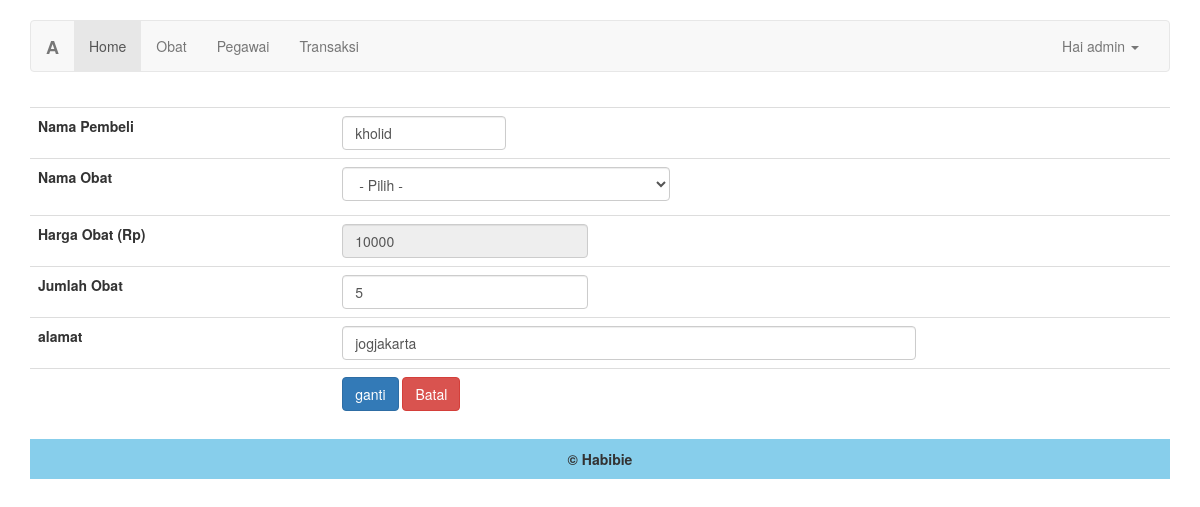
Page /edit_transaksi.php?id_transaksi=1 (signed in) on the committed database.
### tables this page shows
CREATE TABLE `data_transaksi` (
  `id_transaksi` int(11) NOT NULL,
  `nama_pelanggan` varchar(30) NOT NULL,
  `nama_obat` varchar(50) NOT NULL,
  `harga_obat` int(11) NOT NULL,
  `jumlah_obat` int(11) NOT NULL,
  `alamat` varchar(40) NOT NULL
);

### edit_transaksi.php (the view, shortened to what this page needs)
<?php
include 'koneksi.php';
if (@$_SESSION['admin']) {
	require_once 'header.php';
?>
<div class="container">
<?php
$id = mysqli_real_escape_string($koneksi, $_GET['id_transaksi']);
$transaksi = mysqli_query($koneksi, "select * from data_transaksi where id_transaksi='$id'")or die(mysql_error());
while($d=mysqli_fetch_array($transaksi)){
?>
	<form name="postform" action="aksi_edit_transaksi.php" method="post" accept-charset="utf-8">
	<table class="table table-hover" id="table">
		<tbody>
			<tr>
				<div class="form-group">
				<td>
					<label>Nama Pembeli</label>
				</td>
	 			<td>
	 				<input style="width: 20%" type="text" name="nama_pelanggan" class="form-control" value="<?=$d['nama_pelanggan'] ?>">
	 			</td>
				</div>
			</tr>
			<tr>
				<td>
				<div class="form-group">
					<label>Nama Obat</label>
				</td>
				<td>
					<select style="width: 40%" class="form-control" name="nama_obat" onchange="changeValue(this.value)">
						<option>- Pilih -</option>
					</select>
				</td>
				</div>
			<tr>
				<div class="form-group">
				<td>
					<label>Harga Obat (Rp)</label>
				</td>
				<td>
				<input style="width: 30%" type="text" name="harga_obat" class="form-control" id="harga_obat" readonly="readonly" value="<?=$d['harga_obat'] ?>">
	 			</td>
				</div>
			</tr>
			<tr>
				<div class="form-group">
				<td>
					<label>Jumlah Obat</label>
				</td>
				<td>
				<input style="width: 30%" type="text" name="jumlah_obat" class="form-control" value="<?=$d['jumlah_obat'] ?>">
	 			</td>
				</div>
			</tr>
			<tr>
				<div class="form-group">
				<td>
					<label>alamat</label>
				</td>
				<td>
				<input style="width: 70%" type="text" name="alamat" class="form-control" value="<?=$d['alamat'] ?>">
	 			</td>
				</div>
			</tr>
			<tr>
				<div class="form-group">
				<td></td>
				<td>
					<input type="submit" name="simpan" value="ganti" class="btn btn-primary">
					<a href="transaksi.php" class="btn btn-danger">Batal</a>
	 			</td>
				</div>
			</tr>
<?php } ?>
<?php
require_once 'footer.php';
}else {
	header("location:index.php");
}
?>

### header.php (shortened to what this page needs)
<!DOCTYPE html>
<html lang="en">
  <head>
    <link href="css/bootstrap.min.css" rel="stylesheet">
    <link rel="stylesheet" type="text/css" href="css/dataTables.bootstrap.min.css">
    <link href="navbar.css" rel="stylesheet">
  </head>
  <body>
    <div class="container">
      <nav class="navbar navbar-default">
        <div class="container-fluid">
          <div class="navbar-header">
            <a class="navbar-brand" href="#"><B>A</B></a>
          </div>
          <div id="navbar" class="navbar-collapse collapse">
            <ul class="nav navbar-nav">
              <li class="active"><a href="home.php">Home</a></li>
              <li><a href="obat.php">Obat</a></li>
              <li><a href="pegawai.php">Pegawai</a></li>
              <li><a href="transaksi.php">Transaksi</a></li>
            </ul>
            <ul class="nav navbar-nav navbar-right">
              <li class="dropdown">
                <?php require_once 'koneksi.php';
                $id = $_SESSION['admin'];
                $admin = mysqli_query($koneksi, "select * from admin where id ='$id'");
                while($u = mysqli_fetch_assoc($admin)) {
                  ?>
                <a href="#" class="dropdown-toggle" data-toggle="dropdown" role="button" aria-haspopup="true" aria-expanded="false">Hai <?php echo $u['username'] ?> <span class="caret"></span></a>
              <?php } ?>
               </li>
            </ul>
          </div>
        </div>
      </nav>
    </div>

### css/navbar.css (style rules this page uses)
body { padding-top: 20px; padding-bottom: 200px; }
.navbar { margin-bottom: 20px; }

### rows in the picture
data_transaksi: nama_pelanggan "kholid", harga_obat "10000", jumlah_obat "5", alamat "jogjakarta"

### other values in the picture
$u['username'] "admin"
